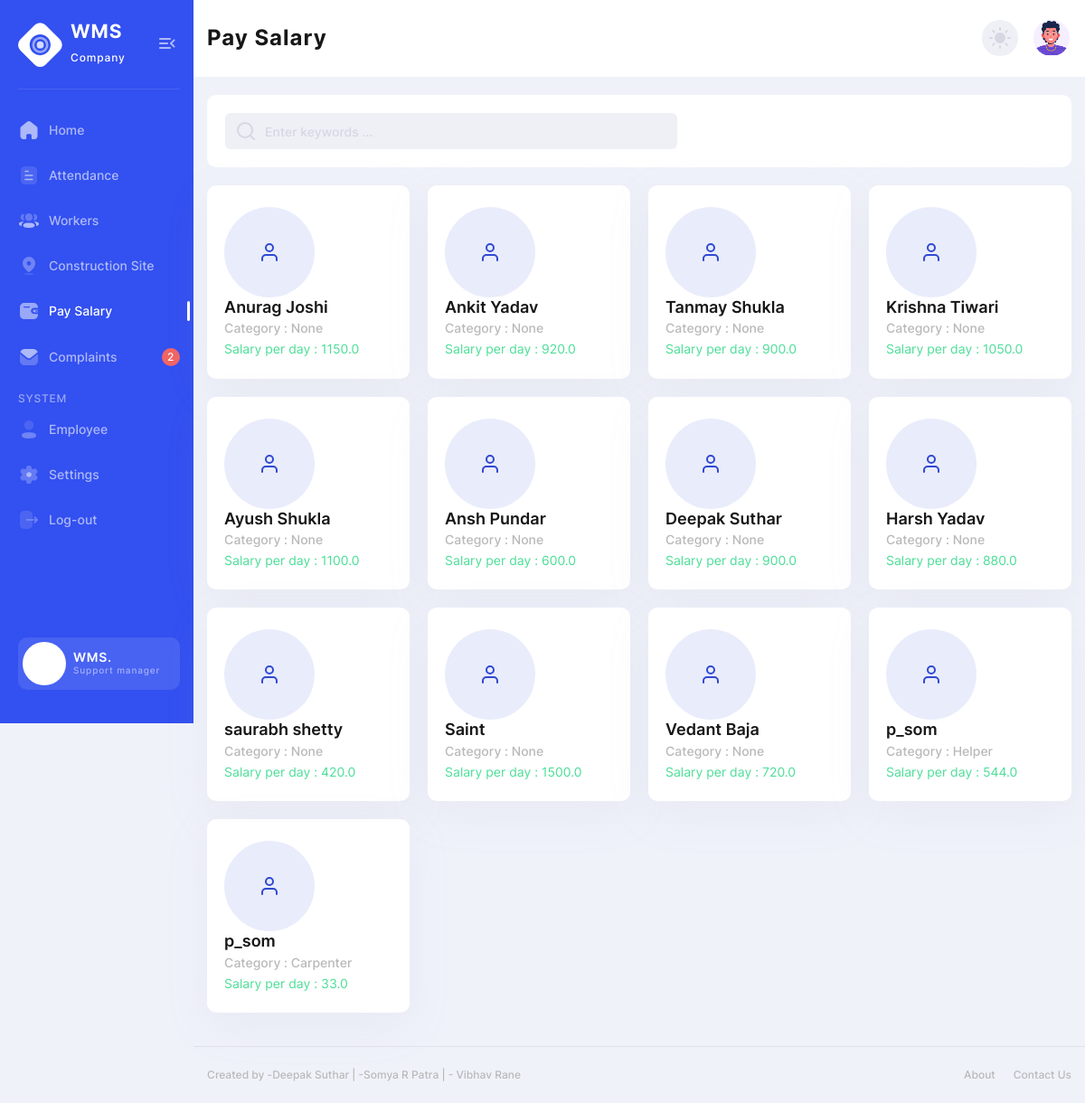
The app's page /paysalary (signed in), older data.
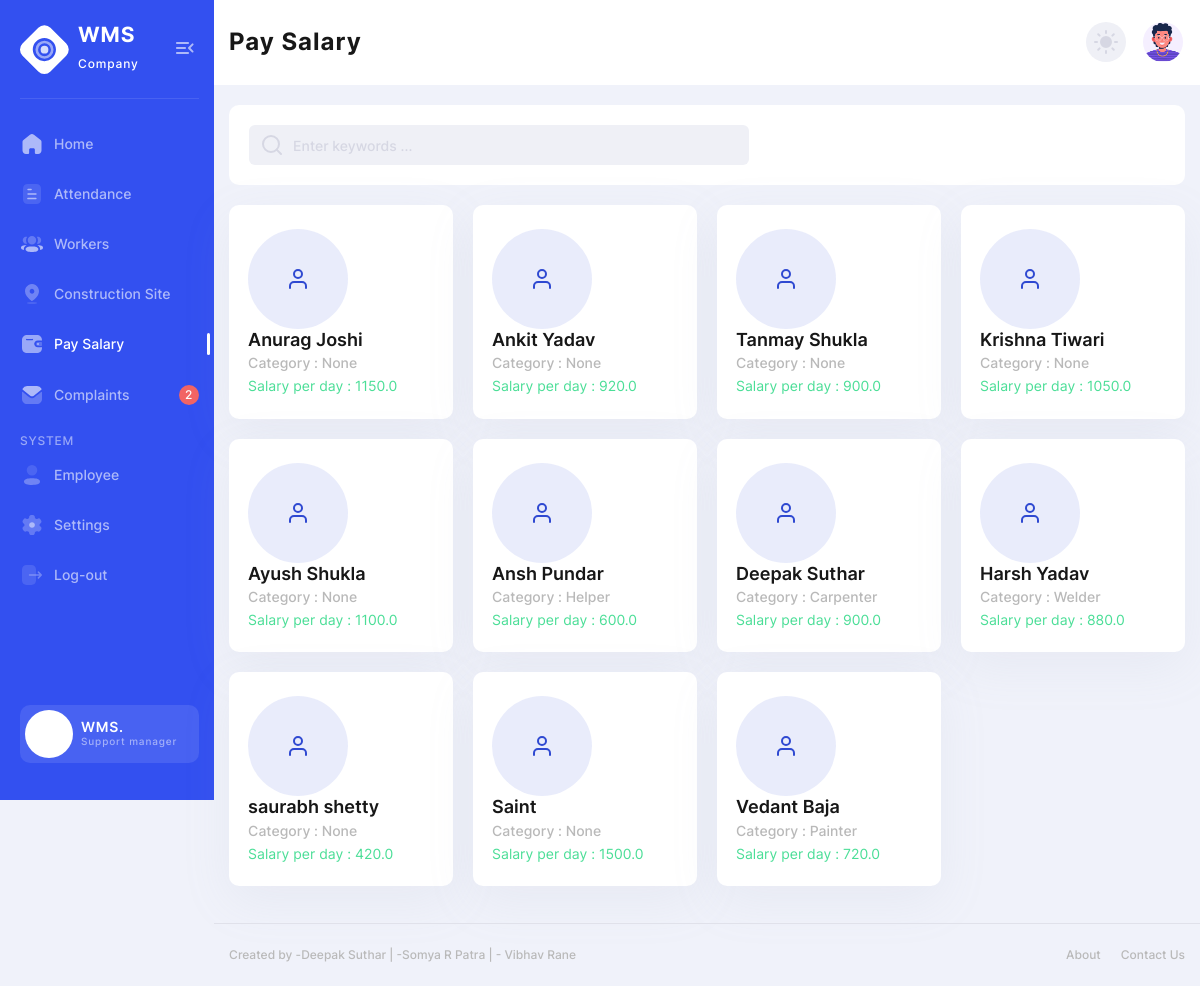
The same page, newer data.
### admpage/models.py (models this page shows)
class Worker(models.Model):
    CATE = (
        ('Carpenter','Carpenter'),
        ('Helper','Helper'),
        ('Electrician','Electrician'),
        ('Plasterer','Plasterer'),
        ('Welder','Welder'),
        ('Plumber','Plumber'),
        ('Glazier','Glazier'),
        ('Mason','Mason'),
        ('Concrete Finisher','Concrete Finisher'),
        ('Painter','Painter'),
        ('Other','Other'),
    )
    lsd = models.DateTimeField(auto_now_add=True,null=True)
    category = models.CharField(max_length=20,null=True,choices=CATE)
    name = models.CharField(max_length=20,null=True)
    spd = models.FloatField(null=True)
    age = models.CharField(max_length=20,null=True)
    wadd = models.CharField(max_length=200,null=True)
    sdate = models.DateTimeField(auto_now_add=True,null=True)
    wcontact = models.CharField(max_length=20,null=True)
    def __str__(self):
        return self.name

### admpage/views.py (the view)
@login_required(login_url='emplog')
def paysalary(request):
    sal = Worker.objects.all()
    return render(request, "paysalary.html", {'sal':sal})

### templates/paysalary.html (shortened to what the changed rows need)
{% load static %}
<!DOCTYPE html>
<html lang="en">
<head>
  <link rel="stylesheet" href="{% static 'css/style.css' %}">
</head>
<body>
<div class="page-flex">
  <div class="main-wrapper">
    <nav class="main-nav--bg">
  <div class="container main-nav">
    <div class="main-nav-start">
        <h2 class="main-title">Pay Salary</h2>
    </div>
  </div>
</nav>
    <main class="main users chart-page" id="skip-target">
      <div class="container">
        <div class="row stat-cards-workers">
          {% for i in sal %}
          <div class="col-md-6 col-xl-3">
            <a href="{% url 'calculate_salary' i.id %}" >
            <article class="stat-cards-item-workers">
              <div class="stat-cards-icon-workers primary">
                <i data-feather="user" aria-hidden="true"></i>
              </div>
              <div class="stat-cards-info-workers">
                <p class="stat-cards-info__name-workers">{{i}}</p>
                <p class="stat-cards-info__title-workers">Category : {{i.category}}</p>
                <p class="stat-cards-info__progress"> <span class="stat-cards-info__profit success"> Salary per day : {{i.spd}}</span></p>
              </div>
            </article></a>
          </div>
          {% endfor %}
        </div>
      </div>
    </main>
  </div>
</div>
</body>
</html>

Row changes from the older to the newer data that the page shows:
removed Worker: name "p_som", category "Helper", spd "544.0"
removed Worker: name "p_som", category "Carpenter", spd "33.0"
changed Worker "Ansh Pundar": category "None" → "Helper"
changed Worker "Deepak Suthar": category "None" → "Carpenter"
changed Worker "Harsh Yadav": category "None" → "Welder"
changed Worker "Vedant Baja": category "None" → "Painter"
